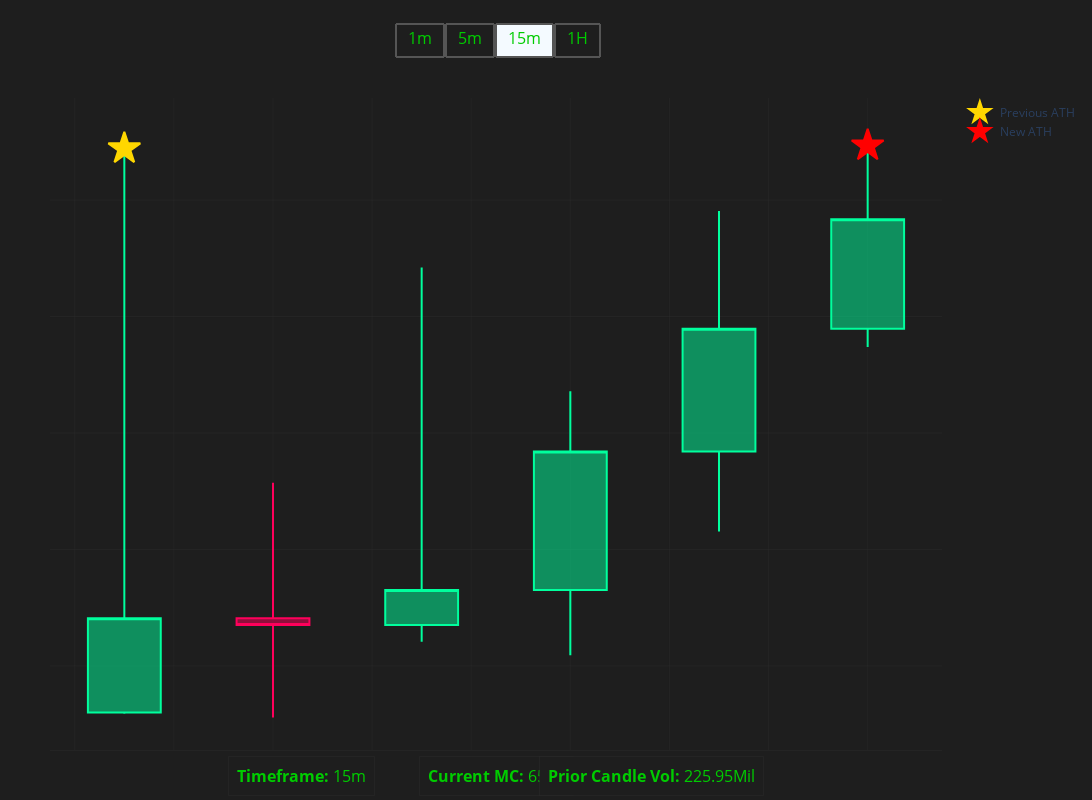
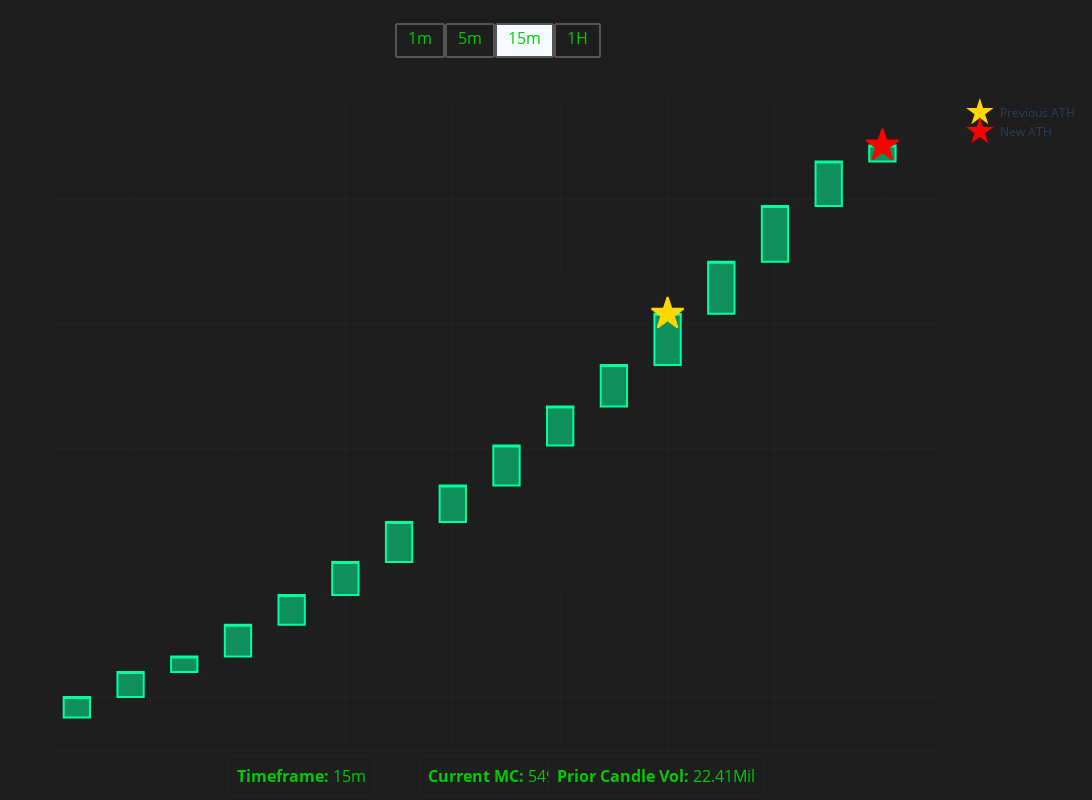
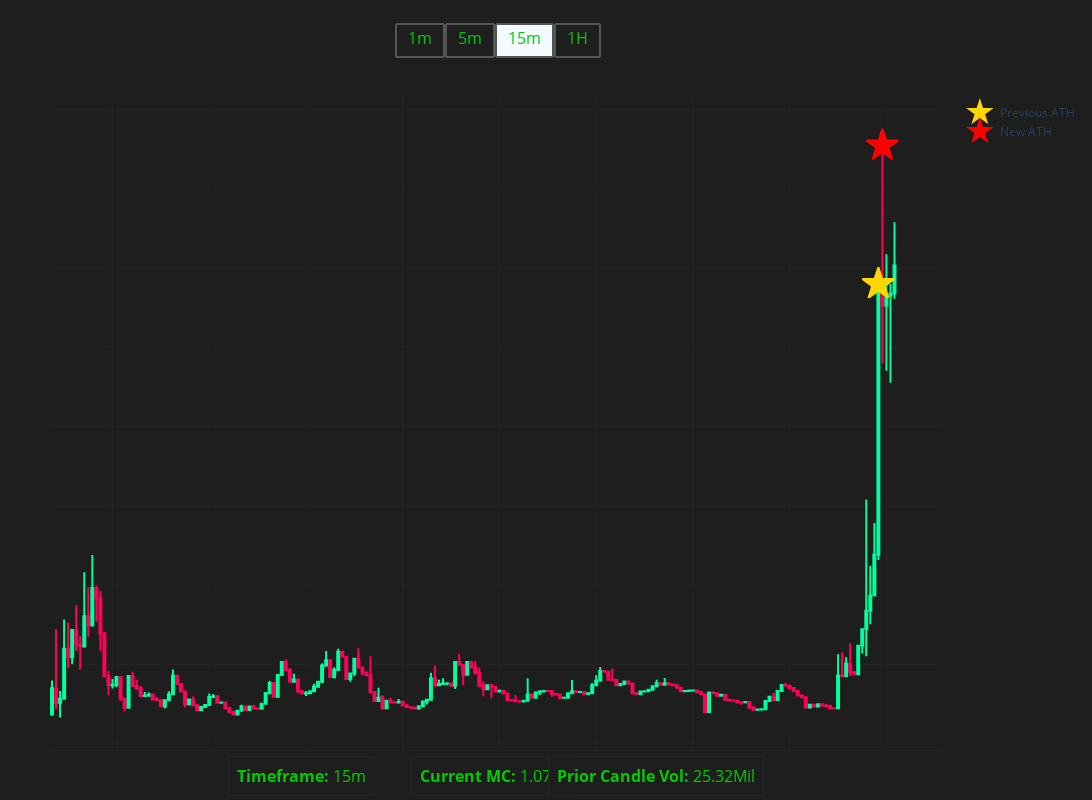
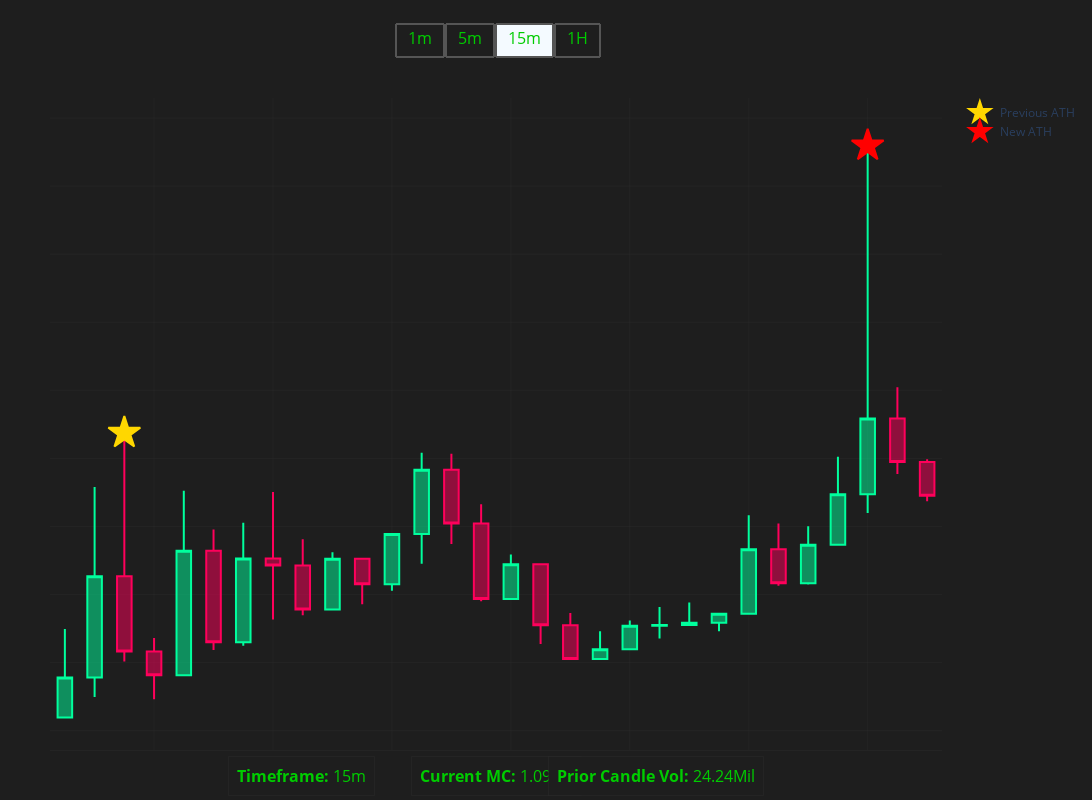

The notebook cell these images were saved under, in order:
### Code cell
def plot_ath_breakouts(imported_ohlcv_data, initial_timeframe='5m'):
    """
    Plot price action showing previous ATH and new ATH from recent candles.
    Mobile-optimized with clean display and improved visuals.
    """
    
    def check_recent_ath(df, lookback=4):
        if len(df) <= lookback:
            return False, None, None
            
        # Get previous ATH (excluding last 4 candles)
        historical_df = df.iloc[:-lookback]
        previous_ath = historical_df['high'].max()
        previous_ath_idx = historical_df['high'].idxmax()
        
        # Check last 4 candles
        recent_df = df.iloc[-lookback:]
        recent_high = recent_df['high'].max()
        recent_ath_idx = recent_df['high'].idxmax()
        
        has_new_ath = recent_high > previous_ath
        return has_new_ath, (previous_ath, previous_ath_idx), (recent_high, recent_ath_idx)
    
    def create_timeframe_annotations(timeframe, market_cap, volume):
        formatted_volume = ATH_Breakout_Master.format_number(volume)
        return [
            dict(
                text=f"<b>Timeframe:</b> {timeframe}",
                x=0.2,
                y=-0.07,
                xref="paper",
                yref="paper",
                showarrow=False,
                font=dict(size=16, color=TITLE_COLOR),
                bgcolor=BACKGROUND_COLOR,
                bordercolor=GRID_COLOR,
                borderwidth=1,
                borderpad=8
            ),
            dict(
                text=f"<b>Current MC:</b> {market_cap}",
                x=0.5,
                y=-0.07,
                xref="paper",
                yref="paper",
                showarrow=False,
                font=dict(size=16, color=TITLE_COLOR),
                bgcolor=BACKGROUND_COLOR,
                bordercolor=GRID_COLOR,
                borderwidth=1,
                borderpad=8
            ),
            dict(
                text=f"<b>Prior Candle Vol:</b> {formatted_volume}",
                x=0.8,
                y=-0.07,
                xref="paper",
                yref="paper",
                showarrow=False,
                font=dict(size=16, color=TITLE_COLOR),
                bgcolor=BACKGROUND_COLOR,
                bordercolor=GRID_COLOR,
                borderwidth=1,
                borderpad=8
            )
        ]
    
    def has_outliers(df, threshold_multiplier=15.0):
        if df.empty:
            return True
            
        median_price = df['close'].median()
        high_outliers = df['high'] > (median_price * threshold_multiplier)
        
        if not high_outliers.any():
            return False
            
        outlier_indices = df.index[high_outliers]
        for idx in outlier_indices:
            start_idx = max(0, df.index.get_loc(idx) - 3)
            end_idx = min(len(df), df.index.get_loc(idx) + 4)
            window = df.iloc[start_idx:end_idx]
            
            window_median = window['close'].median()
            if df.loc[idx, 'high'] > window_median * threshold_multiplier:
                return True
                
        return False
    
    # Define color scheme with fainter grid
    BACKGROUND_COLOR = '#1e1e1e'
    TEXT_COLOR = '#ffffff'
    GRID_COLOR = 'rgba(51, 51, 51, 0.3)'
    TITLE_COLOR = '#00cc00'
    PREVIOUS_ATH_COLOR = '#FFD700'  # Gold for previous ATH
    NEW_ATH_COLOR = '#FF0000'       # Bright red for new ATH
    
    available_timeframes = ['1m', '5m', '15m', '1H']
    token_data = []
    
    # Process market cap data
    base_path = 'Data/New_Token_Data'
    date_folders = [f for f in os.listdir(base_path) if os.path.isdir(os.path.join(base_path, f)) and f.startswith('2024_')]
    most_recent_date = max(date_folders)
    date_folder = os.path.join(base_path, most_recent_date)
    
    summary_folder = os.path.join(date_folder, 'Token_Summary')
    datetime_folders = [f for f in os.listdir(summary_folder) if os.path.isdir(os.path.join(summary_folder, f))]
    most_recent_datetime = max(datetime_folders)
    summary_datetime_folder = os.path.join(summary_folder, most_recent_datetime)
    
    mc_files = [f for f in os.listdir(summary_datetime_folder) if f.startswith('new_tokens_mc') and f.endswith('.csv')]
    latest_mc_file = os.path.join(summary_datetime_folder, mc_files[0])
    market_caps = pd.read_csv(latest_mc_file, index_col=0)['Market Cap']
    
    # Calculate and filter tokens with new ATHs
    for token_address, timeframes in imported_ohlcv_data.items():
        if initial_timeframe not in timeframes:
            continue
            
        df_initial = timeframes[initial_timeframe]
        if df_initial.empty or has_outliers(df_initial):
            continue
            
        has_new_ath, previous_ath_data, recent_ath_data = check_recent_ath(df_initial)
        if has_new_ath:
            token_data.append({
                'address': token_address,
                'previous_ath_data': previous_ath_data,
                'recent_ath_data': recent_ath_data
            })
    
    # Create plots for each token
    for token_data in token_data:
        token_address = token_data['address']
        gmgn_link = f"https://gmgn.ai/sol/token/{token_address}"
        dexscreener_link = f"https://dexscreener.com/solana/{token_address}"
        print(f"\nProcessing: {gmgn_link}\n{dexscreener_link}")
        
        timeframes = imported_ohlcv_data[token_address]
        market_cap = ATH_Breakout_Master.format_number(market_caps.get(token_address, 0))
        
        fig = go.Figure(layout_xaxis_rangeslider_visible=False)
        timeframe_traces = {}
        timeframe_volumes = {}
        
        # Process each timeframe
        for tf in available_timeframes:
            if tf not in timeframes:
                continue
                
            df = timeframes[tf]
            if df.empty:
                continue
                
            traces = []
            timeframe_volumes[tf] = df['volume'].iloc[-1]
            
            # Add candlestick chart
            traces.append(go.Candlestick(
                x=df.index,
                open=df['open'],
                high=df['high'],
                low=df['low'],
                close=df['close'],
                name="Price",
                showlegend=False,
                increasing_line_color='#00ff9d',
                decreasing_line_color='#ff005b',
                visible=(tf == initial_timeframe)
            ))
            
            # Add previous ATH star
            prev_ath, prev_idx = token_data['previous_ath_data']
            traces.append(go.Scatter(
                x=[prev_idx],
                y=[prev_ath],
                mode='markers',
                marker=dict(
                    symbol='star',
                    size=24,
                    color=PREVIOUS_ATH_COLOR,
                    line=dict(
                        color=PREVIOUS_ATH_COLOR,
                        width=2
                    )
                ),
                name='Previous ATH',
                showlegend=True,
                visible=(tf == initial_timeframe)
            ))
            
            # Add new ATH star
            recent_ath, recent_idx = token_data['recent_ath_data']
            traces.append(go.Scatter(
                x=[recent_idx],
                y=[recent_ath],
                mode='markers',
                marker=dict(
                    symbol='star',
                    size=24,
                    color=NEW_ATH_COLOR,
                    line=dict(
                        color=NEW_ATH_COLOR,
                        width=2
                    )
                ),
                name='New ATH',
                showlegend=True,
                visible=(tf == initial_timeframe)
            ))
            
            timeframe_traces[tf] = traces
        
        # Create mobile-friendly timeframe buttons
        buttons = []
        for tf in available_timeframes:
            if tf not in timeframe_traces:
                continue
                
            visible_traces = []
            for other_tf in timeframe_traces:
                visible_traces.extend([tf == other_tf] * len(timeframe_traces[other_tf]))
            
            tf_annotations = create_timeframe_annotations(
                tf,
                market_cap,
                timeframe_volumes[tf]
            )
            
            buttons.append(dict(
                label=tf,
                method="update",
                args=[
                    {"visible": visible_traces},
                    {"annotations": tf_annotations}
                ]
            ))
        
        # Add all traces to the figure
        for traces in timeframe_traces.values():
            fig.add_traces(traces)
        
        # Create initial annotations
        initial_annotations = create_timeframe_annotations(
            initial_timeframe,
            market_cap,
            timeframe_volumes[initial_timeframe]
        )
        
        # Update layout with fixed dimensions
        fig.update_layout(
            height=800,
            width=1200,
            paper_bgcolor=BACKGROUND_COLOR,
            plot_bgcolor=BACKGROUND_COLOR,
            margin=dict(r=50, t=80, l=50, b=50),
            showlegend=True,  # Changed to True to show ATH stars in legend
            hovermode='x unified',
            annotations=initial_annotations,
            updatemenus=[dict(
                type="buttons",
                direction="right",
                x=0.5,
                y=1.05,
                xanchor="center",
                yanchor="bottom",
                showactive=True,
                active=available_timeframes.index(initial_timeframe),
                buttons=buttons,
                bgcolor=BACKGROUND_COLOR,
                bordercolor="#555555",
                borderwidth=2,
                font=dict(
                    size=16,
                    color=TITLE_COLOR
                ),
                pad=dict(r=20, t=10, b=10, l=20)
            )],
            xaxis=dict(
                showticklabels=False,
                showgrid=True,
                gridcolor=GRID_COLOR,
                showline=True,
                linecolor=GRID_COLOR,
                rangeslider=dict(visible=False)
            ),
            yaxis=dict(
                showgrid=True,
                gridcolor=GRID_COLOR,
                showticklabels=False,
                showline=False,
                zeroline=False,
                fixedrange=True
            )
        )
        
        fig.show()

# Call the function
plot_ath_breakouts(imported_ohlcv_data, initial_timeframe='15m')
